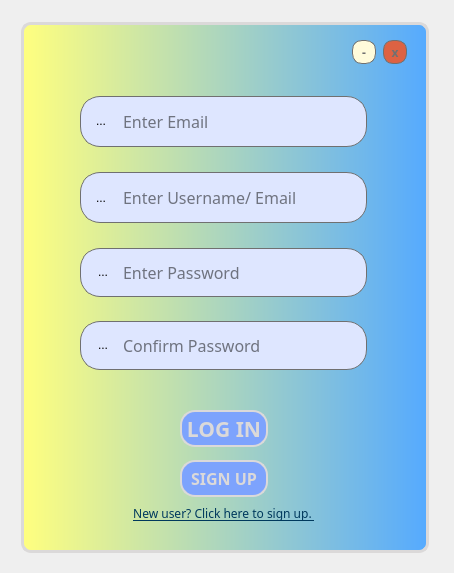
<?xml version="1.0" encoding="UTF-8"?>
<ui version="4.0">
 <class>LoginWindow</class>
 <widget class="QWidget" name="LoginWindow">
  <property name="geometry">
   <rect>
    <x>0</x>
    <y>0</y>
    <width>454</width>
    <height>573</height>
   </rect>
  </property>
  <property name="windowTitle">
   <string>Form</string>
  </property>
  <property name="windowOpacity">
   <double>1.000000000000000</double>
  </property>
  <property name="styleSheet">
   <string notr="true">Qlabel{
border-radius: 25px;
}</string>
  </property>
  <widget class="QToolButton" name="toolButton_3">
   <property name="geometry">
    <rect>
     <x>86</x>
     <y>183</y>
     <width>30</width>
     <height>30</height>
    </rect>
   </property>
   <property name="autoFillBackground">
    <bool>false</bool>
   </property>
   <property name="styleSheet">
    <string notr="true">QToolButton{
background-color: None;
border: None;
}</string>
   </property>
   <property name="text">
    <string>...</string>
   </property>
   <property name="icon">
    <iconset resource="resource.qrc">
     <normaloff>:/images/pic/profile.png</normaloff>:/images/pic/profile.png</iconset>
   </property>
   <property name="iconSize">
    <size>
     <width>35</width>
     <height>35</height>
    </size>
   </property>
  </widget>
  <widget class="QLabel" name="WELCOME">
   <property name="geometry">
    <rect>
     <x>102</x>
     <y>91</y>
     <width>241</width>
     <height>56</height>
    </rect>
   </property>
   <property name="font">
    <font>
     <family>Poppins</family>
     <pointsize>36</pointsize>
    </font>
   </property>
   <property name="styleSheet">
    <string notr="true">QLabel{
color: #F5F5F5;
}</string>
   </property>
   <property name="text">
    <string>WELCOME</string>
   </property>
   <property name="textFormat">
    <enum>Qt::PlainText</enum>
   </property>
  </widget>
  <widget class="QPushButton" name="minimize_butt">
   <property name="geometry">
    <rect>
     <x>352</x>
     <y>40</y>
     <width>24</width>
     <height>24</height>
    </rect>
   </property>
   <property name="font">
    <font>
     <family>Poppins</family>
     <bold>true</bold>
    </font>
   </property>
   <property name="styleSheet">
    <string notr="true">QPushButton{
border: 1px solid #707070;
border-radius: 10px;
background:#FFFBDB;
color: #707070;
}
QPushButton:hover{
border: 1px solid #535249;
border-radius: 10px;
background:#535249;
color: #FFFBDB;
}</string>
   </property>
   <property name="text">
    <string>-</string>
   </property>
  </widget>
  <widget class="QLineEdit" name="username">
   <property name="geometry">
    <rect>
     <x>80</x>
     <y>172</y>
     <width>287</width>
     <height>51</height>
    </rect>
   </property>
   <property name="font">
    <font>
     <family>Poppins</family>
     <pointsize>12</pointsize>
    </font>
   </property>
   <property name="styleSheet">
    <string notr="true">QLineEdit{
border-radius:20px;
background-color:#DEE6FF;
border: 1px solid #707070;
padding-left:40px;
}
QLineEdit:focus{
color: #000000;
background-color:#FDFBFB;
padding-left:40px;
}


</string>
   </property>
   <property name="inputMask">
    <string/>
   </property>
   <property name="text">
    <string/>
   </property>
   <property name="frame">
    <bool>false</bool>
   </property>
   <property name="placeholderText">
    <string>Enter Username/ Email</string>
   </property>
   <property name="clearButtonEnabled">
    <bool>true</bool>
   </property>
  </widget>
  <widget class="QLabel" name="error">
   <property name="geometry">
    <rect>
     <x>130</x>
     <y>400</y>
     <width>181</width>
     <height>16</height>
    </rect>
   </property>
   <property name="font">
    <font>
     <family>Poppins</family>
    </font>
   </property>
   <property name="focusPolicy">
    <enum>Qt::StrongFocus</enum>
   </property>
   <property name="styleSheet">
    <string notr="true">QLabel{
border: None;
color: #CD4F8A;
alignment: center;
}</string>
   </property>
   <property name="frameShape">
    <enum>QFrame::Box</enum>
   </property>
   <property name="text">
    <string/>
   </property>
  </widget>
  <widget class="QPushButton" name="signup">
   <property name="geometry">
    <rect>
     <x>180</x>
     <y>460</y>
     <width>88</width>
     <height>37</height>
    </rect>
   </property>
   <property name="font">
    <font>
     <family>Poppins</family>
     <pointsize>12</pointsize>
     <bold>true</bold>
    </font>
   </property>
   <property name="styleSheet">
    <string notr="true">QPushButton{
border-radius: 15px;
background-color: #7DA3FD;
border:2px solid #DBD9D9;
color: #DBD9D9
}
QPushButton:hover{
background-color: #566FA7;
border:2px solid #DBD9D9;
color: #FFFFFF
}</string>
   </property>
   <property name="text">
    <string>SIGN UP</string>
   </property>
  </widget>
  <widget class="QPushButton" name="close_butt">
   <property name="geometry">
    <rect>
     <x>383</x>
     <y>40</y>
     <width>24</width>
     <height>24</height>
    </rect>
   </property>
   <property name="font">
    <font>
     <family>Poppins</family>
     <bold>true</bold>
    </font>
   </property>
   <property name="styleSheet">
    <string notr="true">QPushButton{
border: 1px solid #707070;
border-radius: 10px;
background:#DD6243;
color: #707070;
}
QPushButton:hover{
border: 1px solid #E8907A;
border-radius: 10px;
background:#E8907A;
color: #FFFBDB;
}</string>
   </property>
   <property name="text">
    <string>x</string>
   </property>
  </widget>
  <widget class="QRadioButton" name="Keep_me">
   <property name="geometry">
    <rect>
     <x>90</x>
     <y>330</y>
     <width>131</width>
     <height>20</height>
    </rect>
   </property>
   <property name="font">
    <font>
     <family>Poppins</family>
    </font>
   </property>
   <property name="styleSheet">
    <string notr="true">QRadioButton{
color: rgb(0, 57, 93);
}

QRadioButton::indicator::unchecked{
border: 1px solid rgb(0, 57, 93);
border-radius: 5px;
}
QRadioButton::indicator::checked{
background-color:#7DA3FD;
border: 4px solid rgb(255, 255, 255);
border-radius: 5px;
}</string>
   </property>
   <property name="text">
    <string>Keep me signed in.</string>
   </property>
  </widget>
  <widget class="QPushButton" name="login">
   <property name="geometry">
    <rect>
     <x>180</x>
     <y>410</y>
     <width>88</width>
     <height>37</height>
    </rect>
   </property>
   <property name="font">
    <font>
     <family>Poppins</family>
     <pointsize>16</pointsize>
     <bold>true</bold>
    </font>
   </property>
   <property name="styleSheet">
    <string notr="true">QPushButton#login{
border-radius: 15px;
background-color: #7DA3FD;
border:2px solid #DBD9D9;
color: #DBD9D9
}
QPushButton#login:hover{
background-color: #566FA7;
border:2px solid #DBD9D9;
color: #FFFFFF
}</string>
   </property>
   <property name="text">
    <string>LOG IN</string>
   </property>
  </widget>
  <widget class="QPushButton" name="back">
   <property name="geometry">
    <rect>
     <x>40</x>
     <y>460</y>
     <width>31</width>
     <height>41</height>
    </rect>
   </property>
   <property name="styleSheet">
    <string notr="true">QPushButton{
background: none;
border:none;
icon: url(:/images/pic/left-arrow1.png);
}
QPushButton:hover{
background: none;
border:none;
icon: url(:/images/pic/left-arrow.png);
}</string>
   </property>
   <property name="text">
    <string/>
   </property>
   <property name="iconSize">
    <size>
     <width>32</width>
     <height>32</height>
    </size>
   </property>
  </widget>
  <widget class="QLineEdit" name="password">
   <property name="geometry">
    <rect>
     <x>80</x>
     <y>248</y>
     <width>287</width>
     <height>49</height>
    </rect>
   </property>
   <property name="font">
    <font>
     <family>Poppins</family>
     <pointsize>12</pointsize>
    </font>
   </property>
   <property name="styleSheet">
    <string notr="true">QLineEdit{
border-radius:20px;
background-color:#DEE6FF;
border: 1px solid #707070;
padding-left:40px;
}
QLineEdit:focus{
color: #000000;
background-color:#FDFBFB;
padding-left:40px;
}


</string>
   </property>
   <property name="inputMethodHints">
    <set>Qt::ImhNoAutoUppercase|Qt::ImhNoPredictiveText|Qt::ImhSensitiveData</set>
   </property>
   <property name="text">
    <string/>
   </property>
   <property name="echoMode">
    <enum>QLineEdit::PasswordEchoOnEdit</enum>
   </property>
   <property name="placeholderText">
    <string>Enter Password</string>
   </property>
   <property name="clearButtonEnabled">
    <bool>true</bool>
   </property>
  </widget>
  <widget class="QPushButton" name="goto_signup">
   <property name="geometry">
    <rect>
     <x>120</x>
     <y>500</y>
     <width>208</width>
     <height>27</height>
    </rect>
   </property>
   <property name="font">
    <font>
     <family>Poppins</family>
     <underline>true</underline>
    </font>
   </property>
   <property name="cursor">
    <cursorShape>PointingHandCursor</cursorShape>
   </property>
   <property name="styleSheet">
    <string notr="true">QPushButton{
color: rgb(0, 57, 93);
border: None;
background-color: None;
}
QPushButton:hover{
color: rgb(115, 115, 0);
border: None;
background-color: None;
}</string>
   </property>
   <property name="text">
    <string>New user? Click here to sign up. </string>
   </property>
  </widget>
  <widget class="QToolButton" name="toolButton_4">
   <property name="geometry">
    <rect>
     <x>88</x>
     <y>257</y>
     <width>30</width>
     <height>30</height>
    </rect>
   </property>
   <property name="autoFillBackground">
    <bool>false</bool>
   </property>
   <property name="styleSheet">
    <string notr="true">QToolButton{
background-color: None;
border: None;
}</string>
   </property>
   <property name="text">
    <string>...</string>
   </property>
   <property name="icon">
    <iconset resource="resource.qrc">
     <normaloff>:/images/pic/padlock.png</normaloff>:/images/pic/padlock.png</iconset>
   </property>
   <property name="iconSize">
    <size>
     <width>30</width>
     <height>30</height>
    </size>
   </property>
  </widget>
  <widget class="QLabel" name="background">
   <property name="geometry">
    <rect>
     <x>21</x>
     <y>22</y>
     <width>408</width>
     <height>531</height>
    </rect>
   </property>
   <property name="font">
    <font>
     <bold>false</bold>
    </font>
   </property>
   <property name="styleSheet">
    <string notr="true">QLabel#background{
border-radius: 10px;
background: qlineargradient(spread:pad, x1:0, y1:0, x2:1, y2:0, stop:0 rgb(255, 255, 127), stop:1 rgb(85, 170, 255));
border: 3px solid;
border-color: #DBD9D9;

}</string>
   </property>
   <property name="text">
    <string/>
   </property>
  </widget>
  <widget class="QToolButton" name="email_logo">
   <property name="geometry">
    <rect>
     <x>86</x>
     <y>106</y>
     <width>30</width>
     <height>30</height>
    </rect>
   </property>
   <property name="autoFillBackground">
    <bool>false</bool>
   </property>
   <property name="styleSheet">
    <string notr="true">QToolButton{
background-color: None;
border: None;
}</string>
   </property>
   <property name="text">
    <string>...</string>
   </property>
   <property name="icon">
    <iconset resource="resource.qrc">
     <normaloff>:/images/pic/fingerprint.png</normaloff>:/images/pic/fingerprint.png</iconset>
   </property>
   <property name="iconSize">
    <size>
     <width>35</width>
     <height>35</height>
    </size>
   </property>
  </widget>
  <widget class="QLineEdit" name="email">
   <property name="geometry">
    <rect>
     <x>80</x>
     <y>96</y>
     <width>287</width>
     <height>51</height>
    </rect>
   </property>
   <property name="font">
    <font>
     <family>Poppins</family>
     <pointsize>12</pointsize>
    </font>
   </property>
   <property name="styleSheet">
    <string notr="true">QLineEdit{
border-radius:20px;
background-color:#DEE6FF;
border: 1px solid #707070;
padding-left:40px;
}
QLineEdit:focus{
color: #000000;
background-color:#FDFBFB;
padding-left:40px;
}


</string>
   </property>
   <property name="inputMask">
    <string/>
   </property>
   <property name="text">
    <string/>
   </property>
   <property name="frame">
    <bool>false</bool>
   </property>
   <property name="placeholderText">
    <string>Enter Email</string>
   </property>
   <property name="clearButtonEnabled">
    <bool>true</bool>
   </property>
  </widget>
  <widget class="QLineEdit" name="pwd_confirmation">
   <property name="geometry">
    <rect>
     <x>80</x>
     <y>321</y>
     <width>287</width>
     <height>49</height>
    </rect>
   </property>
   <property name="font">
    <font>
     <family>Poppins</family>
     <pointsize>12</pointsize>
    </font>
   </property>
   <property name="styleSheet">
    <string notr="true">QLineEdit{
border-radius:20px;
background-color:#DEE6FF;
border: 1px solid #707070;
padding-left:40px;
}
QLineEdit:focus{
color: #000000;
background-color:#FDFBFB;
padding-left:40px;
}


</string>
   </property>
   <property name="inputMethodHints">
    <set>Qt::ImhNoAutoUppercase|Qt::ImhNoPredictiveText|Qt::ImhSensitiveData</set>
   </property>
   <property name="echoMode">
    <enum>QLineEdit::PasswordEchoOnEdit</enum>
   </property>
   <property name="placeholderText">
    <string>Confirm Password</string>
   </property>
   <property name="clearButtonEnabled">
    <bool>true</bool>
   </property>
  </widget>
  <widget class="QToolButton" name="reconfirm_logo">
   <property name="geometry">
    <rect>
     <x>88</x>
     <y>330</y>
     <width>30</width>
     <height>30</height>
    </rect>
   </property>
   <property name="autoFillBackground">
    <bool>false</bool>
   </property>
   <property name="styleSheet">
    <string notr="true">QToolButton{
background-color: None;
border: None;
}</string>
   </property>
   <property name="text">
    <string>...</string>
   </property>
   <property name="icon">
    <iconset resource="resource.qrc">
     <normaloff>:/images/pic/thumb-up.png</normaloff>:/images/pic/thumb-up.png</iconset>
   </property>
   <property name="iconSize">
    <size>
     <width>30</width>
     <height>30</height>
    </size>
   </property>
  </widget>
  <zorder>background</zorder>
  <zorder>WELCOME</zorder>
  <zorder>minimize_butt</zorder>
  <zorder>username</zorder>
  <zorder>error</zorder>
  <zorder>signup</zorder>
  <zorder>close_butt</zorder>
  <zorder>Keep_me</zorder>
  <zorder>login</zorder>
  <zorder>back</zorder>
  <zorder>password</zorder>
  <zorder>goto_signup</zorder>
  <zorder>toolButton_4</zorder>
  <zorder>toolButton_3</zorder>
  <zorder>email</zorder>
  <zorder>email_logo</zorder>
  <zorder>pwd_confirmation</zorder>
  <zorder>reconfirm_logo</zorder>
 </widget>
 <resources>
  <include location="resource.qrc"/>
 </resources>
 <connections/>
</ui>
